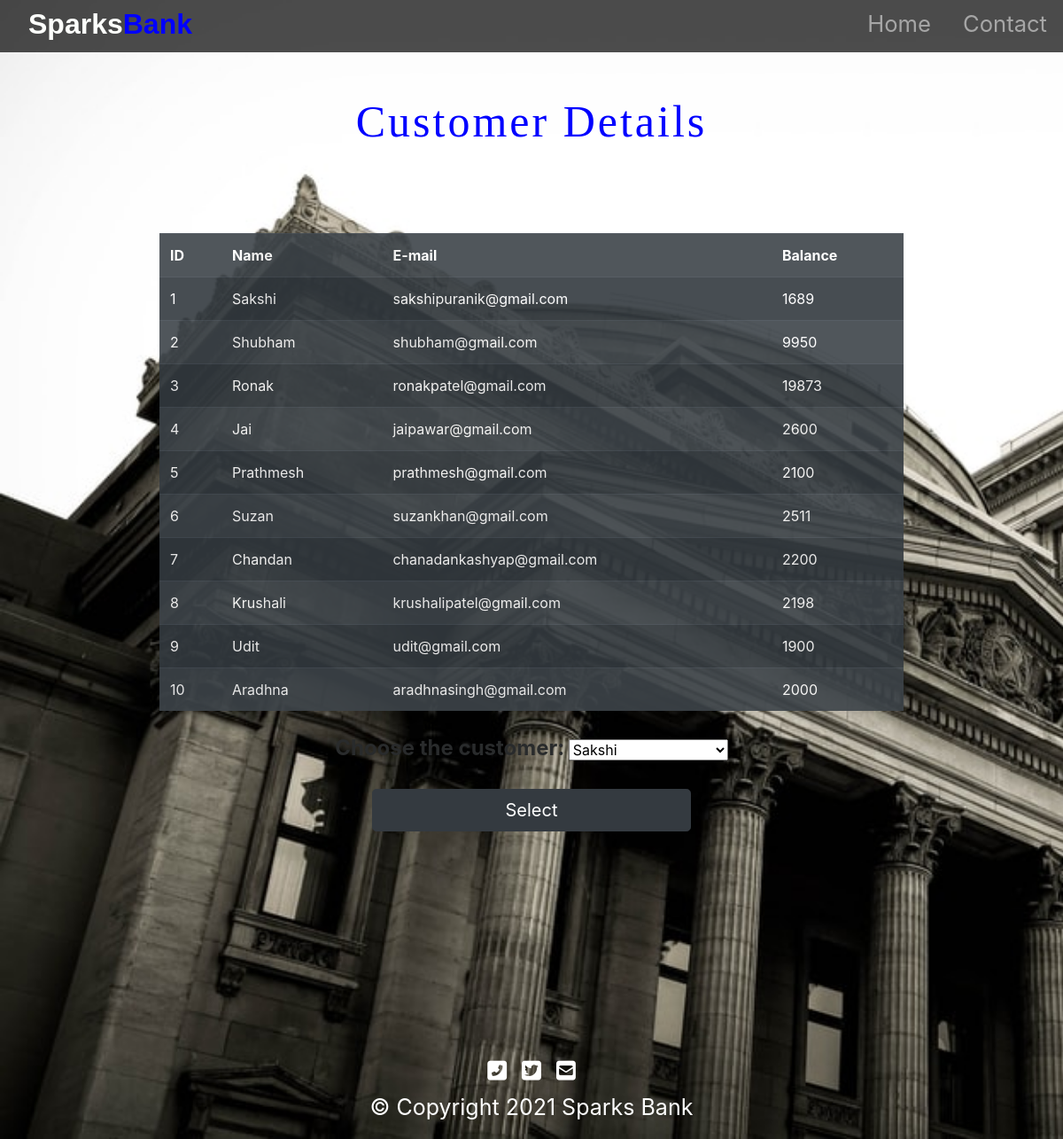
/customer.php, run on the app's committed database.
### tables this page shows
CREATE TABLE `customer` (
  `id` int(11) NOT NULL,
  `Name` varchar(255) NOT NULL,
  `email` varchar(255) NOT NULL,
  `balance` bigint(20) NOT NULL
);

### customer.php (the view, shortened to what this page needs)
<!DOCTYPE html>
<html lang="en">
<head>
  <link rel="stylesheet" href="https://stackpath.bootstrapcdn.com/bootstrap/4.5.2/css/bootstrap.min.css"
>
  <link rel="stylesheet" type="text/css" href="styles.css">
</head>
<body>
  <div id="title">
    <nav id="navbar" class="navbar navbar-expand-lg navbar-dark ">
      <a id="navbar-brand" href="index.php">Sparks<span>Bank</span></a>
      <div class="collapse navbar-collapse" id="navbarTogglerDemo01">
        <ul class="navbar-nav ml-auto">
          <li class="nav-item">
            <a class="nav-link" href="index.php">Home</a>
          </li>
          <li class="nav-item">
            <a class="nav-link" href="#footer">Contact</a>
          </li>
        </ul>
      </div>
    </nav>
  </div>
  <?php
 echo '<h1 class="intro"><center>Customer Details</center></h1>';
 echo '<table class=" listtable table-dark table  table-striped table-hover mt-5"  style="opacity: 0.9; width: 70%; margin: auto;">
 <tr>
     <th>ID</th>
     <th>Name</th>
     <th>E-mail</th>
     <th>Balance</th>
 </tr>';
    $server = "localhost";
    $username = "root";
    $password = "";
    $database = "bank";
    $con = mysqli_connect($server, $username, $password, $database);
     $sql = "SELECT id,Name,email,balance FROM customer;";
     $sql1 = "SELECT Name FROM customer;";
        $result=mysqli_query($con,$sql);
        while($row=mysqli_fetch_array($result)){
            echo '<tr>
            <td>'.$row["id"].'</td>
            <td>'.$row["Name"].'</td>
            <td>'.$row["email"].'</td>
            <td>'.$row["balance"].'</td>
        </tr>';
          }
 echo'</table>';
?><br>
  <form action="select.php" method="POST" style="text-align:center">
    <label class="choose">Choose the customer: </label>
    <select id="cus" name="cus" style="width:15%">
      <?php $result1=mysqli_query($con,$sql1); ?>
      <?php while($row1=mysqli_fetch_array($result1)):; ?>
      <option value="<?php echo $row1[0]; ?>">
        <?php echo $row1[0]; ?>
      </option>
      <?php endwhile ;
    ?>
    </select><br>
    <div><button class="btn btn-dark btn-lg" style="margin-top:20px;">Select</button></div>
  </form>
  <br><br>
</body>
<footer id="footer">
  <i class="social-icon fas fa-phone-square-alt"></i>
  <i class="social-icon fab fa-twitter-square"></i>
  <i class="social-icon fas fa-envelope-square"></i>
  <p>© Copyright 2021 Sparks Bank</p>
</footer>
</html>

### styles.css (style rules this page uses)
body { background-image:url("img/bank.jpg"); background-size: cover; height: 100%; width: 100%; background-repeat: no-repeat; background-attachment: fixed; }
#title { background: rgba(0,0,0,0.7); }
#navbar { padding: 0 0 5px; }
#navbar-brand { text-decoration: none; color:#fdfffc; font-family: sans-serif; font-size: 2rem; font-weight: bold; padding-left: 2rem; }
span { color:blue; }
.nav-item { padding: 0 10px; }
.nav-link { font-size: 1.6rem; }
.intro { text-align: center; font-size: 50px; letter-spacing: 3px; font-family: 'sans-serif'; position: relative; padding:4% 8%; color:blue; }
button { height: 30%; width: 30%; }
.choose { font-size:1.5rem; color:#292b2c; font-style:Ubuntu; font-weight:bold }
#footer { margin-top: 200px; padding: 5% auto; text-align: center; color: white; font-size: 25px; }
.social-icon { margin: 10px 5px; color: white; }

### data on the page
customer: id "1", Name "Sakshi", email "sakshipuranik@gmail.com", balance "1689"
customer: id "2", Name "Shubham", email "shubham@gmail.com", balance "9950"
customer: id "3", Name "Ronak", email "ronakpatel@gmail.com", balance "19873"
customer: id "4", Name "Jai", email "jaipawar@gmail.com", balance "2600"
customer: id "5", Name "Prathmesh", email "prathmesh@gmail.com", balance "2100"
customer: id "6", Name "Suzan", email "suzankhan@gmail.com", balance "2511"
customer: id "7", Name "Chandan", email "chanadankashyap@gmail.com", balance "2200"
customer: id "8", Name "Krushali", email "krushalipatel@gmail.com", balance "2198"
customer: id "9", Name "Udit", email "udit@gmail.com", balance "1900"
customer: id "10", Name "Aradhna", email "aradhnasingh@gmail.com", balance "2000"

### other printed values
form field cus "Sakshi"
